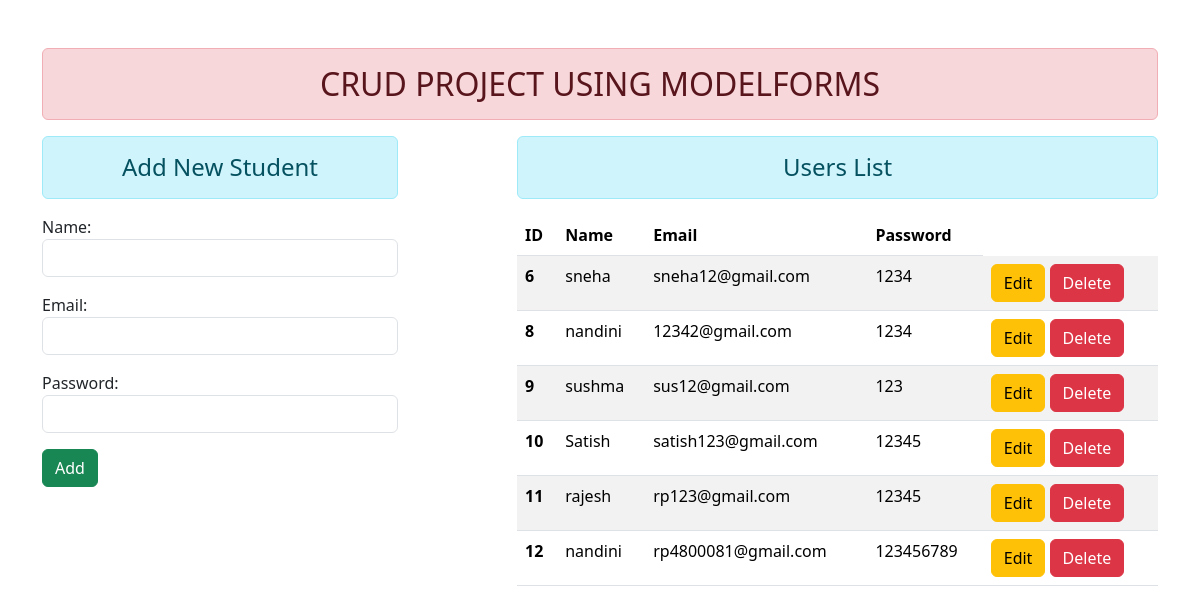
The page / on the database its author committed.
### thurdayapp/models.py (models this page shows)
class User(models.Model):
    name=models.CharField(max_length=80)
    email=models.EmailField(max_length=50 ,unique=True)
    password=models.CharField(max_length=50)

### thurdayapp/views.py (the view)
# urls.py: 2. Add a URL to urlpatterns:  path('', views.home, name='home')
def home(request):
    if request.method =='POST':
        fm=UserRegistration(request.POST)
        if fm.is_valid():
            nm=fm.cleaned_data['name']
            em=fm.cleaned_data['email']
            pw=fm.cleaned_data['password']
            reg=User(name=nm,email=em,password=pw)
            reg.save()
            messages.success(request,'Data Saved Successfully')
        fm=UserRegistration()
    else:
        fm=UserRegistration()
    usr=User.objects.all()
    return render(request,'home.html',{'form':fm,'user':usr})

### thurdayapp/forms.py
class UserRegistration(forms.ModelForm):
    class Meta:
        model=User
        fields=['name','email','password']
        widgets={
            'name' : forms.TextInput(attrs={'class':'form-control'}),
            'email' : forms.EmailInput(attrs={'class':'form-control'}),
            'password' : forms.PasswordInput(render_value=True,attrs={'class':'form-control'})
        }

### thurdayapp/templates/home.html (shortened to what this page needs)
{%extends 'base.html'%}
{% block content%}
<div class="row">
    <div class="col-sm-4">
        <h4 class="text-center alert alert-info">Add New Student</h4>
        <form action="" method="POST">
            {{form.as_p}}
            <input type="submit" class="btn btn-success" value="Add">
        </form>
    </div>
    <div class="col-sm-7 offset-1">
        <h4 class="text-center alert alert-info">Users List</h4>
        {% if user %}
        <table class="table table-striped">
            <thead>
              <tr>
                <th scope="col">ID</th>
                <th scope="col">Name</th>
                <th scope="col">Email</th>
                <th scope="col">Password</th>
              </tr>
            </thead>
            <tbody>
                {% for u in user%}
              <tr>
                <th scope="row">{{u.id}}</th>
                <td>{{u.name}}</td>
                <td>{{u.email}}</td>
                <td>{{u.password}}</td>
                <td>
                    <a href="{% url 'updatedata' u.id %}" class="btn btn-warning">Edit</a>
                    <form action="{% url 'deleted' u.id %}" method="POST" class="d-inline">
                        <input type="submit" class="btn btn-danger" value="Delete">
                </form>
                </td>
              </tr>
              {% endfor %}
            </tbody>
          </table>
          {% else %}
          <h4 class="text-center alert alert-warning">No Data</h4>
          {% endif %}
    </div>
</div>
{%endblock content%}

### thurdayapp/templates/base.html (shortened to what this page needs)
<!DOCTYPE html>
{% load static %}
<html lang="en">
<head>
    <link rel="stylesheet" href="{% static 'css/bootstrap.css' %}">
</head>
<body>
    <div class="container mt-5">
        <h2 class="text-center alert alert-danger">
            CRUD PROJECT USING  MODELFORMS
        </h2>
       {% block content%}{% endblock content%}
    </div>
</body>
</html>

### rows shown on the page
User: id "6", name "sneha", email "sneha12@gmail.com", password "1234"
User: id "8", name "nandini", email "12342@gmail.com", password "1234"
User: id "9", name "sushma", email "sus12@gmail.com", password "123"
User: id "10", name "Satish", email "satish123@gmail.com", password "12345"
User: id "11", name "rajesh", email "rp123@gmail.com", password "12345"
User: id "12", name "nandini", email "rp4800081@gmail.com", password "123456789"
